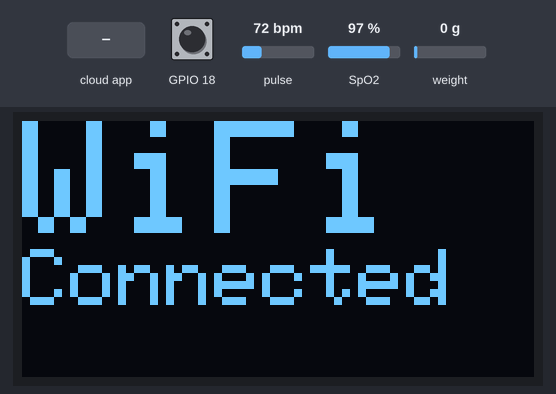
Recording of a sketch running on a simulated ESP8266 (NodeMCU). Shown: 128×64 one-colour display. The inputs (shaded band) are chosen by the test bench; at power-on: weight on the scale 0 g, GPIO 18 HIGH, pulse 72 bpm, SpO2 97 %. WiFi joins after 1.5 s; servers stay silent unless stated; the local clock reads 2024-03-15 10:24:30 at power-on unless the sketch sets it; random numbers use the default seed unless the sketch sets one; the Firebase database answers and starts empty; what the sketch prints to the serial monitor is not drawn.

Above: at 4.8 s.
4.9 s: the phone or cloud app sets state to 1
At 6.2 s:
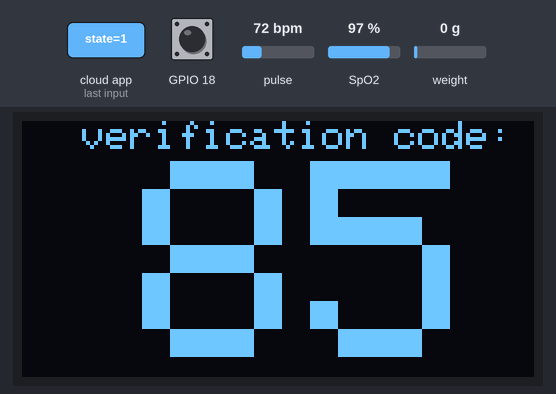
6.7 s: the phone or cloud app sets verification to 1
At 10.9 s:
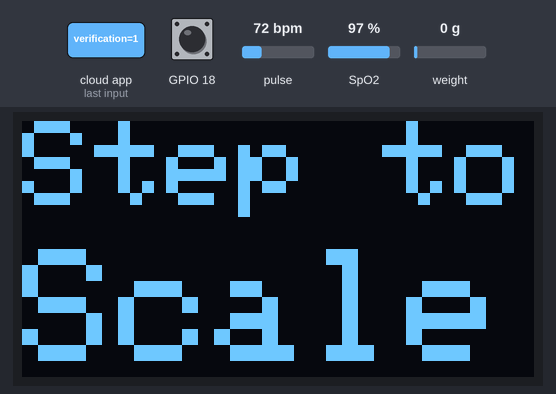
11.0 s: weight on the scale set to 2500 g
At 17.1 s:
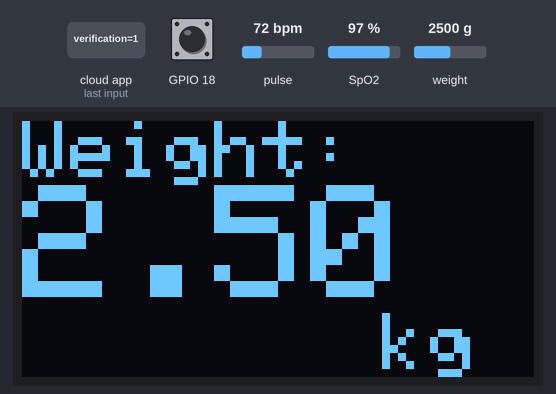
Timing chart, 0 to 18.6 s (numbered marks = the images above; inputs shaded):
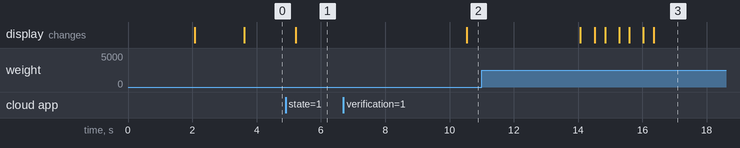

Measured:
- after the input at 4.9 s, the display: changes after 0.32 s (image 1)
- after the input at 6.7 s, the display: changes after 3.8 s (image 2)
- after the input at 11.0 s, the display: changes after 3.1 s (image 3)

The sketch:

SmartScaleCode006.ino
```cpp
//auto connect di setup 2 kali yg pertama untuk lgsg connect ke 2 adalah AP mode selama 60 detik.

#include <Wire.h>
#include <Adafruit_GFX.h>
#include <Adafruit_SSD1306.h>
#include "MAX30100_PulseOximeter.h"
#include "HX711.h"
#include <WiFiManager.h>

#if defined(ESP32)
#include <FirebaseESP32.h>
#elif defined(ESP8266)
#include <ESP8266WiFi.h>
#include <FirebaseESP8266.h>
#endif

//Provide the token generation process info.
#include <addons/TokenHelper.h>

//Provide the RTDB payload printing info and other helper functions.
#include <addons/RTDBHelper.h>

#include "time.h"//library for get time

#define LOADCELL_DOUT_PIN  21 //esp32
#define LOADCELL_SCK_PIN  22 //esp32


//OLED parameter
#define SCREEN_WIDTH 128 // OLED display width, in pixels
#define SCREEN_HEIGHT 64 // OLED display height, in pixels

// Declaration for an SSD1306 display connected to I2C (SDA, SCL pins)
Adafruit_SSD1306 display(SCREEN_WIDTH, SCREEN_HEIGHT, &Wire, -1);

//MAX30100 parameter
#define REPORTING_PERIOD_MS 1000 //report every 1 second

//MAX30100 variables
bool status;
PulseOximeter pox;
MAX30100 sensor;
float BPM, SpO2;
float BPM_before;
float BPM_after;
float BPM_result;
bool oximeterStart;
bool oximeterEnd;
bool oximeterStatus;

//HX711 variables
HX711 scale;
long zero_factor;
float calibration_factor = -25000; //works at -25 000 to -26 000
float weight_value;
float weight_before;
float weight_result;
float weight_after;

//wifi variables
WiFiManager wm;
#define ssid "cariparkir2"
#define Password "LockeyV1P"
bool wifiStatus;
bool APmode;
uint32_t portalMil;

//firebase variables
#define API_KEY "AIzaSyATVCbORXfiDjw-WViAJl_IqUg07nm_hD4" //punya nico
#define DATABASE_URL "https://viewpageuser-default-rtdb.asia-southeast1.firebasedatabase.app/"

//#define API_KEY "AIzaSyBRRbDrVdoEKQRtkVU04CLLliKPMMxxCe0" //davin
//#define DATABASE_URL "https://skripsi-smart-scale-default-rtdb.asia-southeast1.firebasedatabase.app/"

#define USER_EMAIL "davin.arsenius123@binus.ac.id"
#define USER_PASSWORD "binus123"

FirebaseData fbdo;
FirebaseAuth auth;
FirebaseConfig config;
bool fireState;

//NTP server variables (time.h)
struct tm timeinfo;
int tm_sec, tm_min, tm_hour, tm_mday, tm_mon, tm_year;
String DateNow;
const char* ntpServer = "pool.ntp.org";
const long  gmtOffset_sec = 3600 * 7;
const int   daylightOffset_sec = 0;

//millis variables
uint32_t wifiMil = 0;
uint32_t weightMil = 0;
uint32_t verifMil = 0;
uint32_t verifTimeOut = 0;
uint32_t weightTimeOut = 0;
uint32_t weightTime = 0;
uint32_t tareTime = 0;
uint32_t oxiTimeOut = 0;
uint32_t oxiTime = 0;
uint32_t oxiInterval = 0;
uint32_t oxiCheck = 0;
uint32_t stateMil = 0;

//other variables
int verification_code;
int verification;
int state;


void displayOpening() {
  display.clearDisplay();
  display.setTextSize(4);
  display.setTextColor(WHITE);
  display.setCursor(0, 0);
  display.println("Smart");
  display.setCursor(0, 32);
  display.println("Scale");
  display.display();
}

void displayConnecting() {
  display.clearDisplay();
  display.setTextSize(2);
  display.setTextColor(WHITE);
  display.setCursor(0, 0);
  display.println("Connecting");
  display.setCursor(0, 16);
  display.println("to");
  display.setTextSize(4);
  display.setCursor(0, 32);
  display.println("WiFi");
  display.display();
}

void displayConfigure() {
  display.clearDisplay();
  display.setTextSize(2);
  display.setTextColor(WHITE);
  display.setCursor(0, 0);
  display.println("Configure");
  display.setCursor(0, 16);
  display.println("the");
  display.setTextSize(4);
  display.setCursor(0, 32);
  display.println("WiFi");
  display.display();
}

void displayWifiConnected() {
  display.clearDisplay();
  display.setTextSize(4);
  display.setTextColor(WHITE);
  display.setCursor(0, 0);
  display.println("WiFi");
  display.setTextSize(2);
  display.setCursor(0, 32);
  display.println("Connected");
  display.display();
}

void displayNoWifi() {
  display.clearDisplay();
  display.setTextSize(4);
  display.setTextColor(WHITE);
  display.setCursor(0, 0);
  display.println("NO");
  display.setTextSize(4);
  display.setCursor(0, 32);
  display.println("WiFi");
  display.display();
}

void displayNoDB() {
  display.clearDisplay();
  display.setTextSize(4);
  display.setTextColor(WHITE);
  display.setCursor(0, 0);
  display.println("NO");
  display.setTextSize(4);
  display.setCursor(0, 32);
  display.println("DB");
  display.display();
}

void displayStepToScale() {
  display.clearDisplay();
  display.setTextSize(3);
  display.setTextColor(WHITE);
  display.setCursor(0, 0);
  display.println("Step to");
  display.setTextSize(4);
  display.setCursor(0, 32);
  display.println("Scale");
  display.display();
}

void displayWeight() {
  display.clearDisplay();
  display.setTextSize(2);
  display.setTextColor(WHITE);
  display.setCursor(0, 0);
  display.println("Weight:");
  display.setTextSize(4);
  display.setCursor(0, 16);
  display.println(weight_value);
  display.setTextSize(2);
  display.setCursor(90, 48);
  display.println("kg");
  display.display();
}

void displayBPM() {
  display.clearDisplay();
  display.setTextSize(2);
  display.setTextColor(WHITE);
  display.setCursor(0, 0);
  display.println("BPM:");
  display.setTextSize(4);
  display.setCursor(0, 16);
  display.println(BPM);
  display.setTextSize(2);
  display.setCursor(26, 48);
  display.println("beat/min");
  display.display();
}

void displaySpO2() {
  display.clearDisplay();
  display.setTextSize(2);
  display.setTextColor(WHITE);
  display.setCursor(0, 0);
  display.println("SpO2:");
  display.setTextSize(4);
  display.setCursor(0, 16);
  display.println(SpO2);
  display.setTextSize(2);
  display.setCursor(106, 48);
  display.println("%");
  display.display();
}

void displayVerifCode() {
  display.clearDisplay();
  display.setTextSize(1);
  display.setTextColor(WHITE);
  display.setCursor(15, 0);
  display.println("verification code:");
  display.setTextSize(7);
  display.setCursor(30, 10);
  display.println(verification_code);
  display.display();
}

void displayUseOxi() {
  display.clearDisplay();
  display.setTextSize(3);
  display.setTextColor(WHITE);
  display.setCursor(0, 0);
  display.println("Use the");
  display.setTextSize(3);
  display.setCursor(0, 32);
  display.print("Oximete");
  display.display();
}

void displayFailVerify() {
  display.clearDisplay();
  display.setTextSize(3);
  display.setTextColor(WHITE);
  display.setCursor(0, 0);
  display.println("Fail to");
  display.setTextSize(3);
  display.setCursor(10, 32);
  display.print("Verify");
  display.display();
}

void displayOxiError() {
  display.clearDisplay();
  display.setTextSize(3);
  display.setTextColor(WHITE);
  display.setCursor(0, 0);
  display.println("OXIMETE");
  display.setTextSize(3);
  display.setCursor(27, 32);
  display.print("ERROR");
  display.display();
}

void displayDone() {
  display.clearDisplay();
  display.setTextSize(4);
  display.setTextColor(WHITE);
  display.setCursor(25, 16);
  display.print("DONE");
  display.display();
}

void displayWeightResult() {
  displayWeight();
  delay(400);
  display.clearDisplay();
  display.display();
  delay(300);
  displayWeight();
  delay(400);
  display.clearDisplay();
  display.display();
  delay(300);
  displayWeight();
  delay(400);
  display.clearDisplay();
  display.display();
  delay(300);
  displayWeight();
  delay(3000);
}

void printLocalTime() {
  if (!getLocalTime(&timeinfo)) {
    Serial.println("Failed to obtain time");
    return;
  }
  Serial.println(&timeinfo, "%A, %B %d %Y %H:%M:%S");
  DateNow = (String)timeinfo.tm_mday + "-" + (String)timeinfo.tm_mon + "-" + (String)timeinfo.tm_year + ", " + (String)timeinfo.tm_hour + ":" + (String)timeinfo.tm_min + ":" + (String)timeinfo.tm_sec;
}

void onBeatDetected()
{
  Serial.println("Beat Detected!");
}


void weighing() {
  if (millis() - weightMil > 1000) {
    if (scale.is_ready()) {
      weight_result = scale.get_units();
      Serial.print("weight difference: ");
      Serial.println(weight_result);
      if (weight_result > 0.02 && weight_result < 2 ) {
        scale.tare();  //Reset the scale to 0
        zero_factor = scale.read_average(); //Get a baseline reading
        Serial.print("Zero factor: "); //This can be used to remove the need to tare the scale. Useful in permanent scale projects.
        Serial.println(zero_factor);
        tareTime = millis();
      }
      else if (weight_result > -180 && weight_result < -0.02) {
        scale.tare();  //Reset the scale to 0
        zero_factor = scale.read_average(); //Get a baseline reading
        Serial.print("Zero factor: "); //This can be used to remove the need to tare the scale. Useful in permanent scale projects.
        Serial.println(zero_factor);
        tareTime = millis();
      }
      tareTime = millis();
      while (weight_result > 2) {
        weight_before = scale.get_units(10);
        delay(300);
        weight_after = scale.get_units(10);
        weight_value = weight_after;
        displayWeight();
        if (weight_after - weight_before < 0.01 && millis() - tareTime > 5000) {
          weight_value = weight_after;
          Serial.print("HX711 reading: ");
          Serial.print(weight_value , 1);
          Serial.println(" kgs");
          displayWeightResult();
          break;
        }
      }
    }
    else {
      Serial.println("HX711 not found.");
    }
    weightMil = millis();
  }
}

void setup() {
  Serial.begin(115200);
  WiFi.mode(WIFI_STA);
  pinMode(18, INPUT_PULLUP);
  Wire.begin(16, 17); //i2c pin for OLED and MAX30100
  //initialize OLED
  if (!display.begin(SSD1306_SWITCHCAPVCC, 0x3C)) { // Address 0x3D for 128x64
    Serial.println(F("SSD1306 allocation failed"));
  }
  displayOpening();

  //initialize MAX30100
  Serial.print("Initializing Pulse Oximeter..");
  status = pox.begin();
  if (!status)
  {
    Serial.println("FAILED");
  }
  else
  {
    Serial.println("SUCCESS");
    pox.setOnBeatDetectedCallback(onBeatDetected);
  }
  pox.setIRLedCurrent(MAX30100_LED_CURR_20_8MA);
  pox.shutdown();

  //initialize HX711
  scale.begin(LOADCELL_DOUT_PIN, LOADCELL_SCK_PIN);
  scale.set_scale(calibration_factor);
  scale.tare();  //Reset the scale to 0
  zero_factor = scale.read_average(); //Get a baseline reading
  Serial.print("Zero factor: "); //This can be used to remove the need to tare the scale. Useful in permanent scale projects.
  Serial.println(zero_factor);

  wm.setConfigPortalBlocking(true);
  wm.setConfigPortalTimeout(15);

  displayConnecting();
  bool res;
  res = wm.autoConnect("SmartScaleAP");
  if (!res) {
    Serial.println("Failed to connect");
    wifiStatus = 0;
    displayNoWifi();
  }
  else {
    Serial.println("WIFI CONNECTED");
    Serial.println();
    Serial.print("IP address: ");
    Serial.println(WiFi.localIP());
    long rssi = WiFi.RSSI();
    Serial.print("RSSI:");
    Serial.println(rssi);
    wifiStatus = 1;
    displayWifiConnected();
  }

  APmode = digitalRead(18);
  Serial.print("APmode : ");
  Serial.println(APmode);
  wm.setConfigPortalTimeout(60);

  if (APmode == 0) {
    displayConfigure();
    wm.resetSettings();
    bool res;
    res = wm.autoConnect("SmartScaleAP");

    if (!res) {
      Serial.println("Failed to connect");
      wifiStatus = 0;
      displayNoWifi();
    }
    else {
      Serial.println("WIFI CONNECTED");
      Serial.println();
      Serial.print("IP address: ");
      Serial.println(WiFi.localIP());
      long rssi = WiFi.RSSI();
      Serial.print("RSSI:");
      Serial.println(rssi);
      wifiStatus = 1;
      displayWifiConnected();
    }
  }

  configTime(gmtOffset_sec, daylightOffset_sec, ntpServer);
  printLocalTime();

  Serial.printf("Firebase Client v%s\n\n", FIREBASE_CLIENT_VERSION);
  config.api_key = API_KEY;

  auth.user.email = USER_EMAIL;
  auth.user.password = USER_PASSWORD;

  /* Assign the RTDB URL (required) */
  config.database_url = DATABASE_URL;

  /* Assign the callback function for the long running token generation task */
  config.token_status_callback = tokenStatusCallback; //see addons/TokenHelper.h
  Firebase.begin(&config, &auth);

  fireState = Firebase.ready();
  Serial.print("fireState: ");
  Serial.println(fireState);

}

void loop() {
  if ( wifiStatus == 0) {
    weighing();
    displayNoWifi();
    delay(1000);
  }
  else if (wifiStatus == 1 && fireState == 0) {
    weighing();
    displayNoDB();
    delay(1000);
  }
  else if (wifiStatus == 1 && fireState == 1 && millis() - stateMil > 1000) {
    Firebase.getInt(fbdo, "device1/state");
    state = fbdo.to<int>();
    Serial.print("state: ");
    Serial.println(state);
    stateMil = millis();
    if (state == 0) {
      weighing();
      displayWifiConnected();
      delay(1000);
    }
    else if (state == 1) {
      //APAKAH HARUS AMBIL USER DATA? / USER ID?
      verification_code = random(10, 99);
      Serial.printf("set verification code... %s\n", Firebase.setInt(fbdo, "device1/RNG", verification_code) ? "ok" : fbdo.errorReason().c_str());
      displayVerifCode();
      verifTimeOut = millis();
      while (verification == 0 ) { //verification perlu di 0 in dari aplikasi selesai penggunaan
        if ( millis() - verifMil > 5000) { //loop pengecekan variabel verification
          Firebase.getInt(fbdo, "device1/verification");
          verification = fbdo.to<int>();
          Serial.print("verification: ");
          Serial.println(verification);
          verifMil = millis();
        }
        else if (millis() - verifTimeOut > 61000) { //lama waktu tunggu device untuk user melakukan verification
          Serial.println("Fail to Verify"); //kalo gagal harus balik ke main menu (APAKAH PERLU KIRIM KONFIRMASI MENGGUNAKAN FAIL FLAG?)
          displayFailVerify();
          delay(5000); //waktu tunggu agar aplikasi membalikan state kembali ke 0
          Serial.printf("set state... %s\n", Firebase.setFloat(fbdo, "device1/state", 0) ? "ok" : fbdo.errorReason().c_str());
          break;
        }
      }
      while (verification == 1) {
        displayStepToScale();
        weightTimeOut = millis();
        if (millis() - weightMil > 1000 && millis() - weightTimeOut < 46000) {
          if (scale.is_ready()) {
            weight_result = scale.get_units();
            Serial.print("weight difference: ");
            Serial.println(weight_result);
            if (weight_result > 2) {
              weightTime = millis();
              while (millis() - weightTime < 11000) { //menunggu dapat nilai timbangan selama 11 detik
                weight_before = scale.get_units(10);
                delay(300);
                weight_after = scale.get_units(10);
                weight_value = weight_after;
                displayWeight();
                if (weight_after - weight_before < 0.01) {
                  weight_value = weight_after;
                  Serial.print("HX711 reading: ");
                  Serial.print(weight_value , 1);
                  Serial.println(" kgs");
                  displayWeightResult();
                  break;
                }
              }
              Serial.printf("set weight... %s\n", Firebase.setFloat(fbdo, "device1/weight", weight_value) ? "ok" : fbdo.errorReason().c_str());
              displayDone();
              pox.resume();
              oxiTimeOut = millis();
              while (millis() - oxiTimeOut < 46000) {
                pox.update();
                displayUseOxi();
                BPM_result = pox.getHeartRate();
                Serial.print("BPM difference: ");
                Serial.println(BPM_result);
                if (BPM_result > 20) {
                  oxiTime = millis();
                  while (millis() - oxiTime < 35000) {
                    pox.update();
                    BPM_before = pox.getHeartRate();
                    SpO2 = pox.getSpO2();
                    if ( millis() - oxiInterval > 700) {
                      BPM_after = pox.getHeartRate();
                      Serial.print("Heart rate after:");
                      Serial.print(BPM_after);
                      Serial.print(" bpm / SpO2:");
                      Serial.print(SpO2);
                      Serial.println(" %");
                      oxiInterval = millis();
                    }
                    else if (BPM_after - BPM_before < 0.1 && SpO2 != 0 && millis() - oxiTime > 15000 ) {
                      BPM = BPM_after;
                      pox.shutdown();
                      break;
                    }
                  }
                  if (millis() - oxiTime > 34999) {
                    displayOxiError();
                    delay(3000);
                  }
                  pox.shutdown();
                  displayBPM();
                  delay(4000);
                  displaySpO2();
                  delay(4000);
                  Serial.printf("set BPM... %s\n", Firebase.setFloat(fbdo, "device1/BPM", BPM) ? "ok" : fbdo.errorReason().c_str());
                  Serial.printf("set SpO2... %s\n", Firebase.setFloat(fbdo, "device1/SpO2", SpO2) ? "ok" : fbdo.errorReason().c_str());
                  displayDone();
                  Serial.printf("set state... %s\n", Firebase.setFloat(fbdo, "device1/state", 0) ? "ok" : fbdo.errorReason().c_str());
                  Serial.printf("set verification... %s\n", Firebase.setFloat(fbdo, "device1/verification", 0) ? "ok" : fbdo.errorReason().c_str());
                  verification = 0;
                  break;
                }
              }
              pox.shutdown();
              weight_result = 0;
              weight_after = 0;
              Serial.printf("set BPM = 0  ... %s\n", Firebase.setFloat(fbdo, "device1/BPM", BPM) ? "ok" : fbdo.errorReason().c_str());
              Serial.printf("set SpO2 = 0  ... %s\n", Firebase.setFloat(fbdo, "device1/SpO2", SpO2) ? "ok" : fbdo.errorReason().c_str());
              displayDone();
              Serial.printf("set state... %s\n", Firebase.setFloat(fbdo, "device1/state", 0) ? "ok" : fbdo.errorReason().c_str());
              Serial.printf("set verification... %s\n", Firebase.setFloat(fbdo, "device1/verification", 0) ? "ok" : fbdo.errorReason().c_str());
            }
            //            else if (weight_result < 0.3) {
            //              weight_value = 0;
            //              displayWeight();
            //            }
          }
          else {
            Serial.println("HX711 not found.");
          }
          weightMil = millis();
        }
      }
    }
  }
}
```
